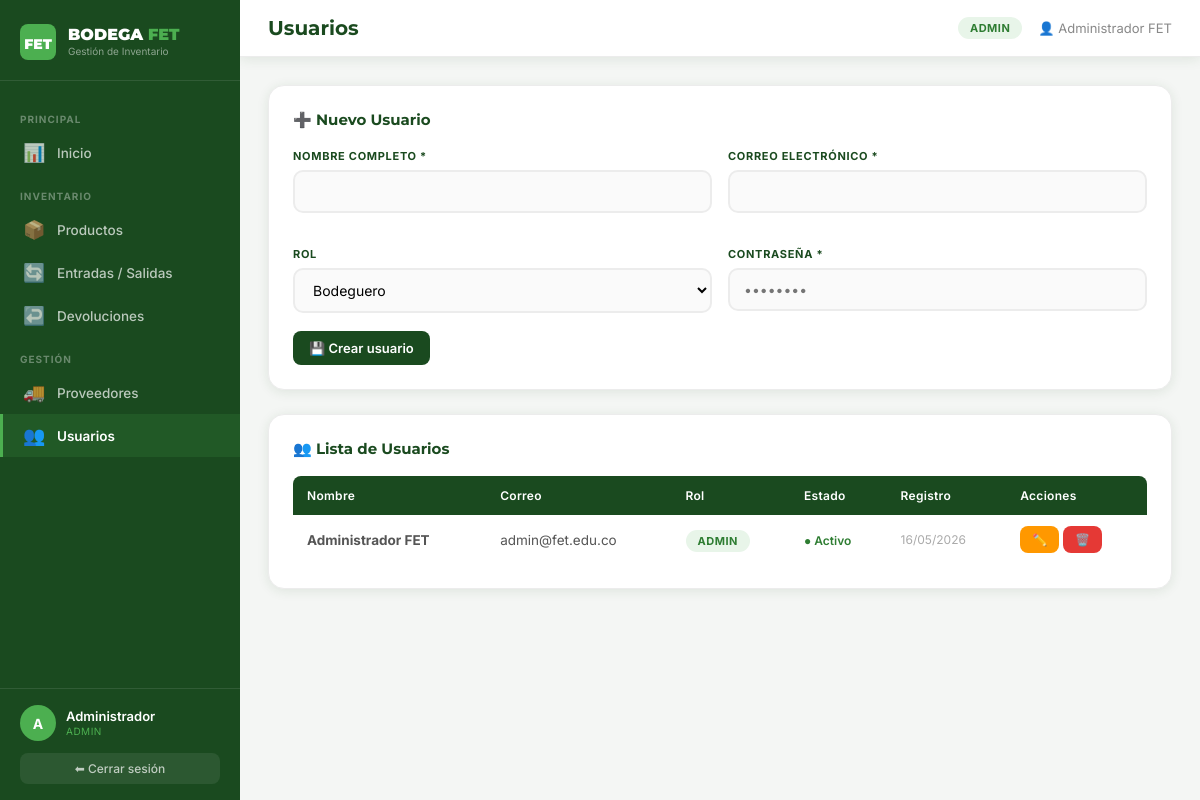
/usuarios.php (signed in), run on the app's committed database.
### tables this page shows
CREATE TABLE usuarios (
    id INT AUTO_INCREMENT PRIMARY KEY,
    nombre VARCHAR(150) NOT NULL,
    correo VARCHAR(150) NOT NULL UNIQUE,
    password VARCHAR(255) NOT NULL,
    rol ENUM('admin','bodeguero') NOT NULL DEFAULT 'bodeguero',
    pregunta_seguridad VARCHAR(100),
    respuesta_seguridad VARCHAR(150),
    activo TINYINT(1) DEFAULT 1,
    fecha_registro TIMESTAMP DEFAULT CURRENT_TIMESTAMP
);

### usuarios.php (the view, shortened to what this page needs)
<?php
require_once 'conexion.php';
$editar = null;
$usuarios = mysqli_query($conexion, "SELECT * FROM usuarios ORDER BY nombre");
include 'header.php';
?>
<div class="card" style="margin-bottom:24px;">
    <h3 style="font-family:Montserrat,sans-serif;font-size:15px;color:#1a4a1f;margin-bottom:20px;">
        <?php echo $editar ? '✏️ Editar Usuario' : '➕ Nuevo Usuario'; ?>
    </h3>
    <form method="POST">
        <div class="form-grid-2">
            <div class="form-group">
                <label>Nombre completo *</label>
                <input type="text" name="nombre" class="form-control" required value="<?php echo htmlspecialchars($editar['nombre'] ?? ''); ?>">
            </div>
            <div class="form-group">
                <label>Correo electrónico *</label>
                <input type="email" name="correo" class="form-control" required value="<?php echo htmlspecialchars($editar['correo'] ?? ''); ?>">
            </div>
            <div class="form-group">
                <label>Rol</label>
                <select name="rol" class="form-control">
                    <option value="bodeguero" <?php echo ($editar['rol']??'')==='bodeguero'?'selected':''; ?>>Bodeguero</option>
                </select>
            </div>
            <div class="form-group">
                <label>Contraseña <?php echo $editar?'(dejar vacío para no cambiar)':'*'; ?></label>
                <input type="password" name="password" class="form-control" placeholder="••••••••" <?php echo !$editar?'required':''; ?>>
            </div>
        </div>
        <div style="display:flex;gap:10px;">
            <button type="submit" class="btn btn-primary">💾 <?php echo $editar?'Actualizar':'Crear usuario'; ?></button>
        </div>
    </form>
</div>
<div class="card">
    <h3 style="font-family:Montserrat,sans-serif;font-size:15px;color:#1a4a1f;margin-bottom:18px;">👥 Lista de Usuarios</h3>
    <div class="tabla-wrap">
    <table>
        <thead><tr><th>Nombre</th><th>Correo</th><th>Rol</th><th>Estado</th><th>Registro</th><th>Acciones</th></tr></thead>
        <tbody>
        <?php while($u=mysqli_fetch_assoc($usuarios)): ?>
        <tr>
            <td><strong><?php echo htmlspecialchars($u['nombre']); ?></strong></td>
            <td><?php echo htmlspecialchars($u['correo']); ?></td>
            <td>
                <?php if($u['rol']==='admin'): ?>
                    <span class="badge-rol badge-admin">Admin</span>
                <?php else: ?>
                    <span class="badge-rol badge-bodeguero">Bodeguero</span>
                <?php endif; ?>
            </td>
            <td>
                <?php if($u['activo']): ?>
                    <span style="color:#2e7d32;font-weight:600;font-size:12px;">● Activo</span>
                <?php else: ?>
                    <span style="color:#aaa;font-size:12px;">● Inactivo</span>
                <?php endif; ?>
            </td>
            <td style="font-size:12px;color:#aaa;"><?php echo date('d/m/Y',strtotime($u['fecha_registro'])); ?></td>
            <td style="white-space:nowrap;">
                <a href="usuarios.php?editar=<?php echo $u['id']; ?>" class="btn btn-warning btn-sm">✏️</a>
                <?php if($u['id']!==$_SESSION['usuario_id']): ?>
                <a href="usuarios.php?eliminar=<?php echo $u['id']; ?>" class="btn btn-danger btn-sm" onclick="return confirm('¿Desactivar usuario?')">🗑️</a>
                <?php endif; ?>
            </td>
        </tr>
        <?php endwhile; ?>
        </tbody>
    </table>
    </div>
</div>
<?php include 'footer.php'; ?>

### header.php (style rules this page uses)
:root { --verde-oscuro: #1a4a1f; --verde-medio: #2d7a35; --verde-claro: #4caf50; --verde-suave: #e8f5e9; --blanco: #ffffff; --gris-bg: #f4f6f4; --gris-claro: #ececec; --gris-texto: #555; --sombra: 0 2px 12px rgba(26,74,31,0.10); --sidebar-w: 240px; }
* { margin:0; padding:0; box-sizing:border-box; }
body { font-family:'Inter',sans-serif; background:var(--gris-bg); display:flex; min-height:100vh; }
.badge-rol { padding:4px 12px; border-radius:20px; font-size:11px; font-weight:700; text-transform:uppercase; letter-spacing:0.5px; }
.badge-admin { background:#e8f5e9; color:#2e7d32; }
.card { background:var(--blanco); border-radius:16px; padding:24px; box-shadow:var(--sombra); border:1px solid var(--gris-claro); }
.tabla-wrap { overflow-x:auto; }
table { width:100%; border-collapse:collapse; font-size:13.5px; }
thead th { background:var(--verde-oscuro); color:white; padding:12px 14px; text-align:left; font-weight:600; font-size:12px; letter-spacing:0.3px; }
thead th:first-child { border-radius:8px 0 0 0; }
thead th:last-child { border-radius:0 8px 0 0; }
tbody td { padding:11px 14px; border-bottom:1px solid #f0f0f0; color:var(--gris-texto); }
tbody tr:last-child td { border-bottom:none; }
.btn { display:inline-flex; align-items:center; gap:6px; padding:9px 16px; border-radius:8px; font-size:13px; font-weight:600; cursor:pointer; border:none; text-decoration:none; transition:all 0.2s; font-family:'Inter',sans-serif; }
.btn-primary { background:var(--verde-oscuro); color:white; }
.btn-warning { background:#ff9800; color:white; }
.btn-danger { background:#e53935; color:white; }
.btn-sm { padding:6px 12px; font-size:12px; }
.form-group { margin-bottom:18px; }
.form-group label { display:block; font-size:11px; font-weight:700; color:var(--verde-oscuro); text-transform:uppercase; letter-spacing:0.7px; margin-bottom:7px; }
.form-control { width:100%; padding:11px 14px; border:2px solid var(--gris-claro); border-radius:10px; font-size:14px; font-family:'Inter',sans-serif; outline:none; transition:border-color 0.2s, box-shadow 0.2s; background:#fafafa; }
.form-grid-2 { display:grid; grid-template-columns:1fr 1fr; gap:16px; }

### data on the page
usuarios: nombre "Administrador FET", correo "admin@fet.edu.co", rol "ADMIN", activo "● Activo", fecha_registro "16/05/2026"

### other printed values
substr($_SESSION['nombre'],0,1) "A"
explode(' ',$_SESSION['nombre'])[0] "Administrador"
$_SESSION['rol'] "ADMIN"
$titulo_pagina "Usuarios"
$_SESSION['nombre'] "Administrador FET"
